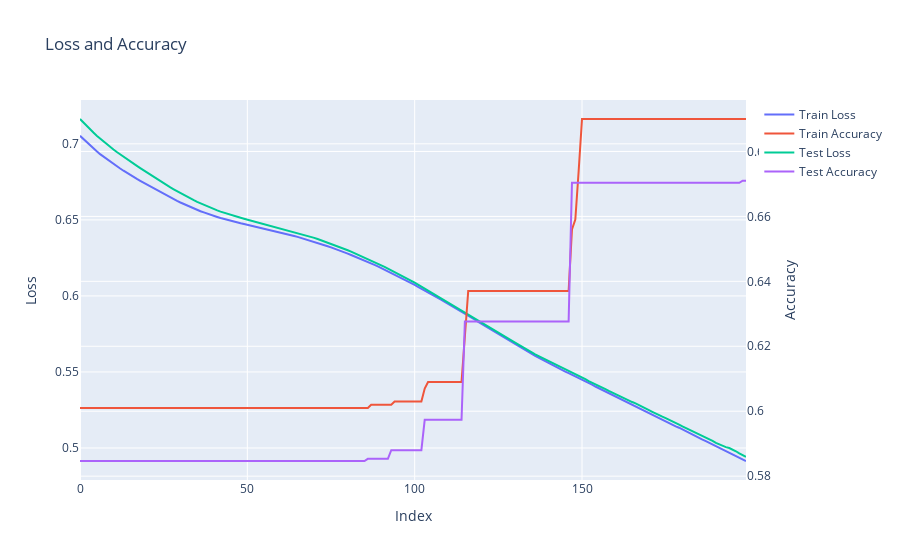

Notebook code for this chart:
### Code cell
import pandas as pd
import plotly.graph_objects as go

# Convert to pandas DataFrame
df_train = pd.DataFrame(results_train) 
df_test = pd.DataFrame(results_test) 

print(df_train.head())
print(df_test.head())
fig = go.Figure()

fig.add_trace(
    go.Scatter(x=df_train.index, y=df_train['loss'], name='Train Loss', yaxis='y1')
)
fig.add_trace(
    go.Scatter(x=df_train.index, y=df_train['acc'], name='Train Accuracy', yaxis='y2')
)
fig.add_trace(
    go.Scatter(x=df_test.index, y=df_test['loss'], name='Test Loss', yaxis='y1')
)
fig.add_trace(
    go.Scatter(x=df_test.index, y=df_test['acc'], name='Test Accuracy', yaxis='y2')
)

fig.update_layout(
    title='Loss and Accuracy',
    xaxis=dict(title='Index'),
    yaxis=dict(title='Loss', side='left'),
    yaxis2=dict(title='Accuracy', overlaying='y', side='right')
)

fig.show()

### Figure 1 — Plotly figure (JSON) as saved in the notebook; plotly's stock layout.template omitted (floating-point values rounded to 4 significant figures; data arrays with more than 128 entries replaced by an {"elided": "..."} marker saying what was removed)
{"data": [{"name": "Train Loss", "type": "scatter", "x": {"elided": "200 int values"}, "y": {"elided": "200 float values"}, "yaxis": "y"}, {"name": "Train Accuracy", "type": "scatter", "x": {"elided": "200 int values"}, "y": {"elided": "200 float values"}, "yaxis": "y2"}, {"name": "Test Loss", "type": "scatter", "x": {"elided": "200 int values"}, "y": {"elided": "200 float values"}, "yaxis": "y"}, {"name": "Test Accuracy", "type": "scatter", "x": {"elided": "200 int values"}, "y": {"elided": "200 float values"}, "yaxis": "y2"}], "layout": {"title": {"text": "Loss and Accuracy"}, "xaxis": {"title": {"text": "Index"}}, "yaxis": {"side": "left", "title": {"text": "Loss"}}, "yaxis2": {"overlaying": "y", "side": "right", "title": {"text": "Accuracy"}}}}
